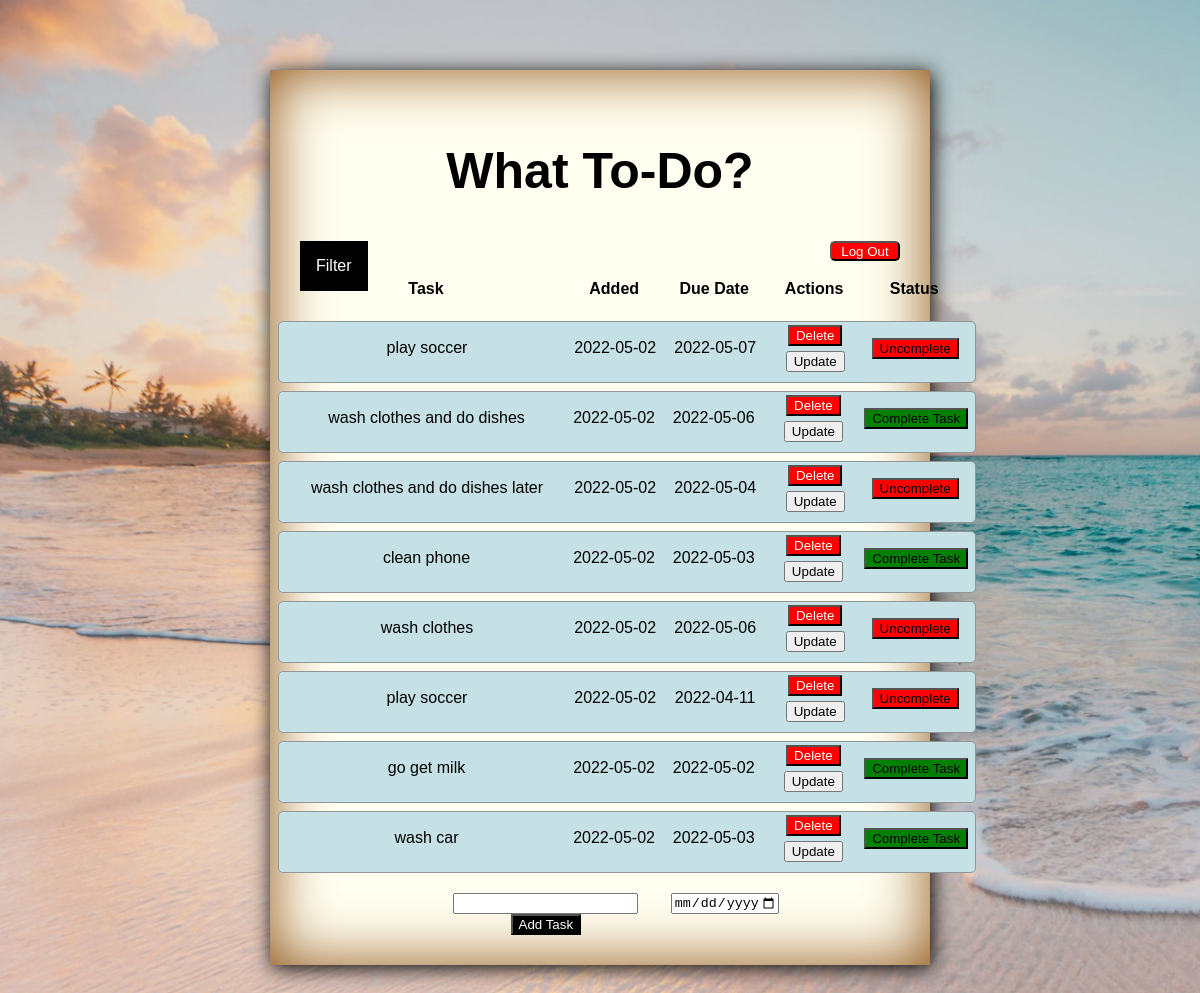
Page / (signed in) on the earlier database version.
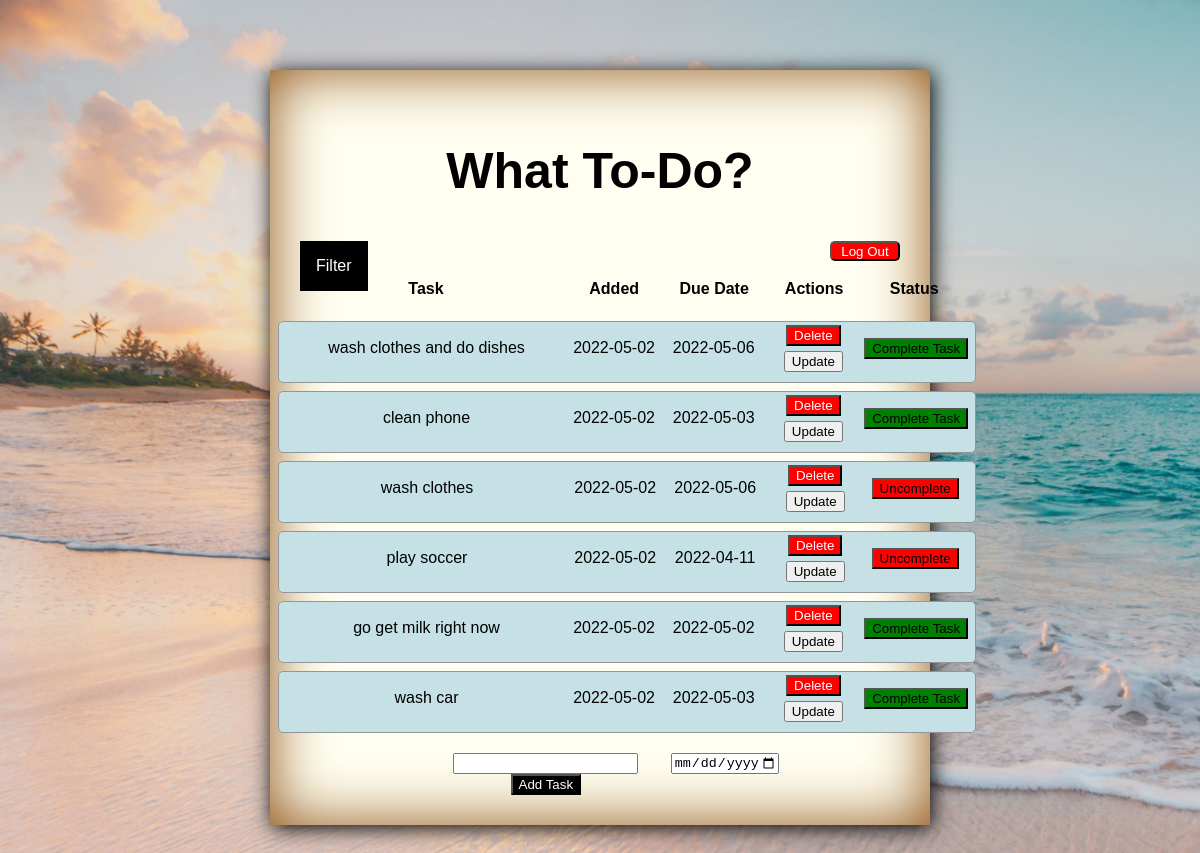
Same page on the later database version.
### app.py (models this page shows, shortened)
class Todo(db.Model):
    __table_name__ = "todo"
    id = db.Column(db.Integer, primary_key=True)
    user_id = db.Column(db.Integer, db.ForeignKey("user.id"))
    content = db.Column(db.String(200), nullable=False)
    completed = db.Column(db.Boolean, default=False)
    date_due = db.Column(db.DateTime, nullable=False, default=datetime.utcnow)
    date_completed = db.Column(db.DateTime, default=datetime.utcnow)
    date_created = db.Column(db.DateTime, default=datetime.utcnow)

### app.py (the view, shortened to what this page needs)
@app.route('/', methods=['POST', 'GET'])
def index():
    if not current_user.is_authenticated:
        return redirect("/login")
    tasks = Todo.query.order_by(Todo.date_created).filter_by(
        user_id=current_user.id).all()
    logged_in_user = User.query.filter_by(id=current_user.id).first()
    return render_template("index.html", tasks=tasks)

### app.py (called while the page is built)
@login_manager.user_loader
def load_user(user_id):
    if user_id is not None:
        return User.query.get(user_id)
    return None

### templates/index.html (shortened to what this page needs)
{% extends 'base.html' %}
{% block body %}
<div class="container">
    <div class="backgroudC">
<section>
<div>
    <h1>What To-Do?</h1>
</div>
<div>
    <a href="/logout"><button class="logoutBtn">Log Out</button></a>
</div>
</section>
<div>
    <ul>
        <li>Filter</a>
        </li>
    </ul>
  </div>
<div class="table-container">
    {% if tasks|length < 1 %}
    <h4>There are no tasks. Create a task.</h4>
    {% else %}
    <table>
        <tr class="table-headers">
            <th class="th1">Task</th>
            <th class="th2">Added</th>
            <th class="th3">Due Date</th>
            <th class="th4">Actions</th>
            <th class="th5">Status</th>
        </tr>
        {% for task in tasks %}
            <tr class="tasks">
                <td class="task">{{ task.content }}</td>
                <td class="added">{{ task.date_created.date() }}</td>
                <td class="dueDate">{{task.date_due.date()}}</td>
                <td class="actions">
                    <a href="/delete/{{ task.id }}"><button class="deleteBtn ">Delete</button></a>
                    <br>
                    <a href="/update/{{ task.id }}"><button>Update</button></a>
                </td>
                <td class="completed">
                    {% if task.completed == True %}
                    <form action="/incomplete/{{ task.id }}" method="POST">
                        <input type="submit" class="uncompleteBtn" value="Uncomplete" />
                    </form>
                    {% else %}
                    <form action="/complete/{{ task.id }}" method="POST" >
                        <input
                        type="submit"
                        class="completeBtn"
                        value="Complete Task"
                        />
                    </form>
                    {% endif %}
                </td>
            </tr>
        {% endfor %}
    </table>
    {% endif %}
</div>
    <form class="calandaddBtn" actions="/" method="POST">
        <div class="addtaskContainer">
            <input type="text" name="content" id="content">
            <input type="submit" class="addTaskBtn" value="Add Task">
        </div>
        <div>
            <input
              class="calender"
              type="date"
              id="date"
              name="date_due"
              value= null
              min="2022-05-02"
              max="2028-12-31"
              style="margin-right: 2%"
            />
          </div>
    </form>
    </div>
</div>
{% endblock %}

### templates/base.html (shortened to what this page needs)
<!DOCTYPE html>
<html lang="'en">
<head>
    <link rel="stylesheet" href="{{ url_for('static', filename='css/main.css') }}">
    <link rel="stylesheet" href="{{ url_for('static', filename='css/login.css') }}">
    <link rel="stylesheet" href="{{ url_for('static', filename='css/signup.css') }}">
    <link rel="stylesheet" href="{{ url_for('static', filename='css/buttons.css') }}">
    <link rel="stylesheet" href="{{ url_for('static', filename='css/filter.css') }}">
    <link rel="stylesheet" href="{{ url_for('static', filename='css/update.css') }}">
</head>
<body>
    {% block body %}{% endblock %}
</body>
</html>

### static/css/main.css (style rules this page uses)
body { margin: 0; font-family: sans-serif; }
h1 { color: black; font-family: sans-serif; font-size: 50px; }
.container { margin: 0px; margin-left: 0px; margin-right: 0px; width: 100%; height: 70%; padding: 70px 0; text-align: center; }
.backgroudC { padding: 30px; width: 50%; margin: auto; justify-content: center; box-shadow: 2px 3px 20px black, 0 0 60px #8a4d0f inset; background: #fffef0; }
.table-container { display: flex; justify-content: center; margin: auto; width: 85%; padding: 10px; }
.table-headers { border-radius: 5px; align-items: center; justify-content: space-between; height: 30px; margin-bottom: 8px; padding: 5px 10px; display: flex; width: 95%; }
.tasks { border-radius: 5px; align-items: center; justify-content: space-between; border: 1px solid #939697; cursor: pointer; background-color: #c5e1e6; height: 50px; margin-bottom: 8px; padding: 5px 10px; display: flex; width: 95%; }
.th1 { width: 280px; height: auto; margin: 0px 0px 8px; }
.th2 { width: 100px; height: auto; margin: 0px 0px 8px; }
.th3 { width: 100px; height: auto; margin: 0px 0px 8px; }
.th4 { width: 100px; height: auto; margin: 0px 0px 8px; }
.th5 { width: 100px; height: auto; margin: 0px 0px 8px; }
.task { width: 280px; height: auto; margin: 0px 0px 8px; }
.added { width: 100px; height: auto; margin: 0px 0px 8px; }
.dueDate { width: 100px; height: auto; margin: 0px 0px 8px; }
.actions { width: 100px; height: auto; margin: 0px 0px 8px; }
.completed { width: 100px; height: auto; margin: 0px 0px 8px; }
html { background-image: url("/static/backgroundjpg.jpg"); background-repeat: no-repeat; background-size: cover; }

### static/css/buttons.css (style rules this page uses)
.deleteBtn { background-color: red; color: white; margin-bottom: 5px; }
.completeBtn { background-color: green; }
.uncompleteBtn { background-color: red; }
.logoutBtn { float: right; background-color: red; color: white; width: 70px; height: 20px; border-radius: 5px; }
.addTaskBtn { background-color: black; color: white; }
.calandaddBtn { display: flex; justify-content: center; }
.addtaskContainer { width: 250px; height: auto; }

### static/css/filter.css (style rules this page uses)
a { text-decoration: none; }
ul { background: black; list-style: none; margin: 0; padding-left: 0; }
li { color: white; background: black; display: block; float: left; padding: 1rem; position: relative; text-decoration: none; transition-duration: 0.5s; }

Differences in the rows shown:
removed Todo: content "play soccer", date_created "2022-05-02", date_due "2022-05-07"
removed Todo: content "wash clothes and do dishes later", date_created "2022-05-02", date_due "2022-05-04"
changed Todo: content "go get milk" → "go get milk right now"
